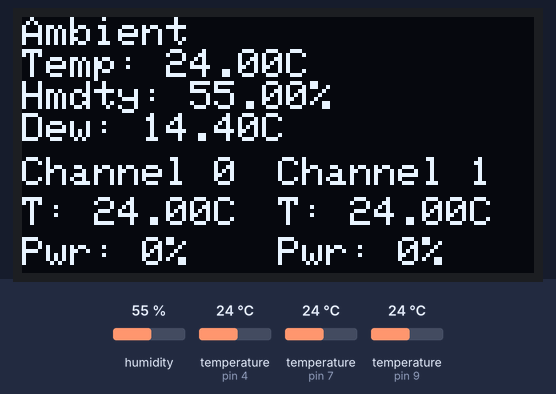
Bench run of a sketch on a simulated Arduino Uno, built with avr-gcc and run on an emulated ATmega328P. On the bench: 128×64 one-colour display. The test bench sets the inputs (shaded band); at power-on: humidity 55 %, temperature (sensors on pin 4, pin 7, pin 9) 24 °C.

Above: at 2.3 s.
2.4 s: humidity set to 22 %
At 7.3 s:
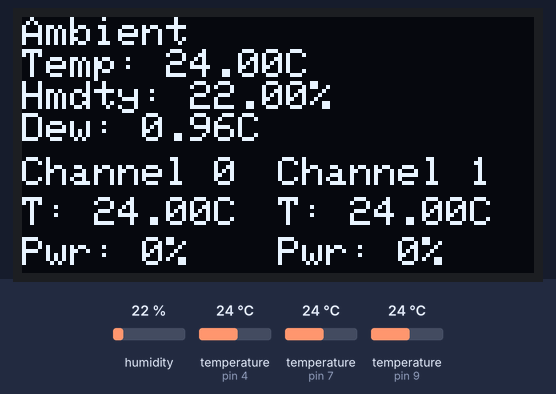
8.4 s: temperature (sensor on pin 4) set to 12 °C
At 12.3 s:
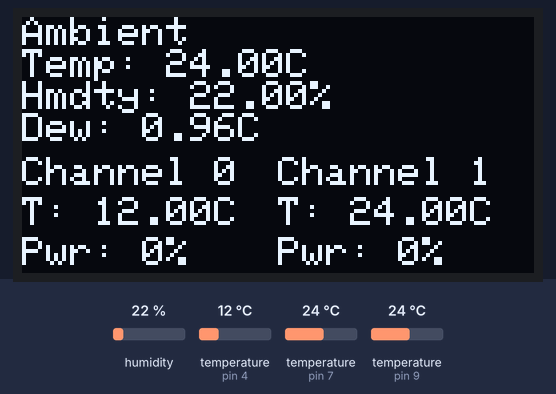
14.4 s: temperature (sensor on pin 7) set to 12 °C
At 17.4 s:
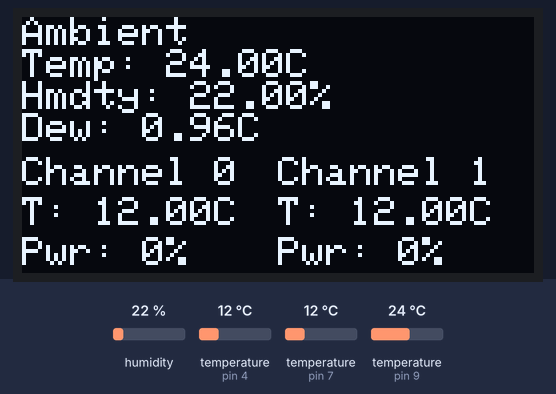
20.4 s: temperature (sensor on pin 9) set to 12 °C
At 27.4 s:
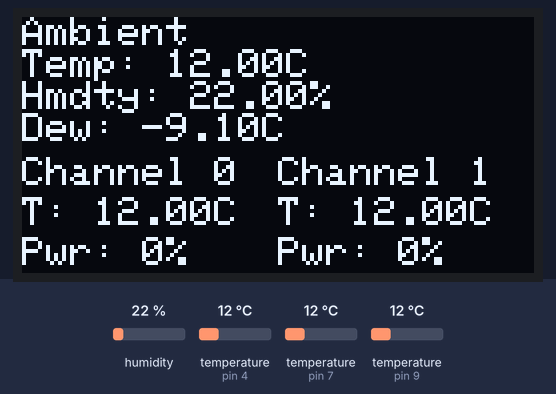
28.2 s: temperature (sensor on pin 4) set to 19 °C
34.2 s: temperature (sensor on pin 7) set to 19 °C
At 37.4 s:
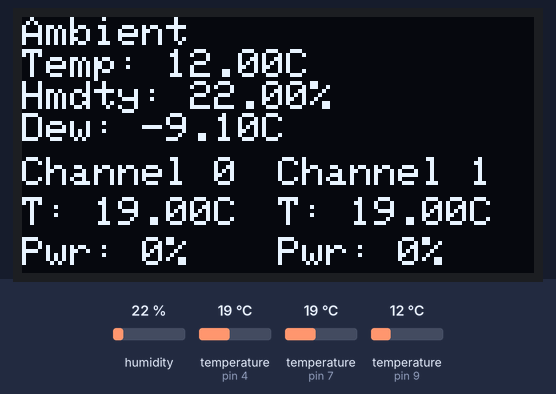
Timing chart, 0 to 38.9 s (numbered marks = the images above; inputs shaded):
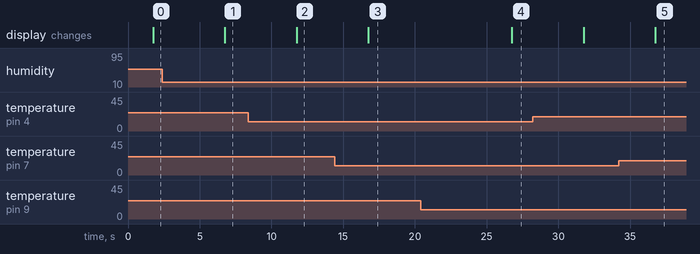

The sketch:

Dew_Cap_Heater_Controller.ino
```cpp
// Astronomy Dew Cap HEater Controller
// (c) 2019 M. Okincha

/*  Controller for multiple dew cap heaters
        * Support for two heaters
		* Measures ambient temperature and humidity and computes dew point temp
        * Monitors temperature at each heater
        * PI loop control of heaters
        * Rotary encoder with button used for manual control
        * I2C LCD for status display
*/

#include <avr/power.h> // Comment out this line for non-AVR boards (Arduino Due, etc.)
```

Dew_Cap_Heater_Controller.h
```cpp
/*------------------------------------------------------------
| Dew_Cap_Heater_Controller.h           (c) 2019 M. Okincha
|-------------------------------------------------------------
|
| PURPOSE: Main Loop
|
| DESCRIPTION: Dew Cap Heater Controller
|
| HISTORY:
|   20May11 TL from PTC controller driver.
------------------------------------------------------------*/

#ifndef	DEW_CAP_HEATER_CONTROLLER_H
#define	DEW_CAP_HEATER_CONTROLLER_H

//#define DEBUG // Define this symbol to enable debug code,
// or comment it out to disable debug code.

// debug output settings
#ifdef	DEBUG
	#define IMA_DEBUG // Define this symbol to enable debug code,
#else
//	#define IMA_DEBUG // Define this symbol to enable debug code,
              // or comment it out to disable debug code.
#endif

#ifdef  IMA_DEBUG
	#if defined(ARDUINO) && ARDUINO >= 100
		#define IMA_DEBUG_MSG_LN(value) Serial.println( F(value) )
		#define IMA_DEBUG_MSG(value) Serial.print( F(value) )
		#define IMA_DEBUG_MSG_VAL(value, format) Serial.print( value, format )
	#else
		#define IMA_DEBUG_MSG_LN(value) Serial.println( (value) )
		#define IMA_DEBUG_MSG(value) Serial.print( (value) )
		#define IMA_DEBUG_MSG_VAL(value, format) Serial.print( value, format )
	#endif
#else
    #define IMA_DEBUG_MSG_LN
    #define IMA_DEBUG_MSG
	#define IMA_DEBUG_MSG_VAL
#endif

// These are normal string-printing macros, not debug output
#if defined(ARDUINO) && ARDUINO >= 100
		#define IMA_MSG(value) Serial.print( F(value) )
		#define IMA_MSG_LN(value) Serial.println( F(value) )
		#define IMA_MSG_VAL(value, format) Serial.print( value, format )
#else
		#define IMA_MSG(value) Serial.print( (value) )
		#define IMA_MSG_LN(value) Serial.println( (value) )
		#define IMA_MSG_VAL(value, format) Serial.print( value, format )
#endif


#include <OneWire.h>					// temp sensor
#include <DallasTemperature.h>			// temp sensor

#include <DHT.h>
#include <DHT_U.h>

//	CONSTANTS

#define NUM_CHANNELS	2
#define	ROTARYSTEPS		1

#define	DEW_CAP_HEATER_CHANNEL_MAIN_SCOPE	0
#define	DEW_CAP_HEATER_CHANNEL_GUIDE_SCOPE	1

#define	DEW_CAP_HEATER_POWER_OUTPUT_MAX		255.0f

#define	DEW_TEMPERATURE_OFFSET_IN_C			5.0f		// Keep the scope a little about the Dew point
#define	SAMPLE_RATE_IN_MS					5000		// The loop sample rate

#define PID_INTEGRATOR_UPPER_LIMIT  300.0f
#define PID_INTEGRATOR_LOWER_LIMIT  -50.f

// channel 0 is the main scope - 200mm Celestron 8SE
#define	HEATER_CHANNEL0_KP	1.0f
#define	HEATER_CHANNEL0_KI	1.0f
#define	HEATER_CHANNEL0_KD	0.0f

// channel 1 is the guide scope - 80mm Orion ST80
#define	HEATER_CHANNEL1_KP	1.0f
#define	HEATER_CHANNEL1_KI	1.0f
#define	HEATER_CHANNEL1_KD	0.0f

//	DATA STRUCTURES
typedef enum  eDisplay_Status {

  DISPLAY_STATUS_BOOTING_UP,
  DISPLAY_STATUS_SHOW_STATUS,

}  tDisplay_Status;

// DHT22 Temp/humidity sensor structure
#define DHT_TYPE    DHT22     // DHT 22 (AM2302)

typedef	struct t_sTemp_Humidity_Sensor {
	DHT_Unified* 	pSensor;
	float			fTemperature_in_C;
	float			fRelative_Humidity_in_Percent;
  bool      bValid;
} t_sTemp_Humidity_Sensor;

// PID Loop structure
typedef	struct t_sPID_State {
	float	fSetPoint;
	float	fInput;
	float	fIntegralAccumulator;
	float	fKp;		// propotional constant
	float	fKi;		// integral constant
	float	fKd;		// differential constant
	float	fOutput;	//
} t_sPID_State;

// DS1820+ Temperature Sensor structure
typedef struct t_sTemp_Sensor {
	DallasTemperature*	pSensor;
	float				fReading_in_C;
	bool				bReading_Is_Good;
} t_sTemp_Sensor;

// Heater Structure
typedef struct t_sHeater {
	uint16_t	uPin;
} t_sHeater;

// Composite struct for all dew cap heater components
typedef struct t_sDew_Cap_Heater {
	t_sPID_State	sPID_State;
	t_sTemp_Sensor	sTemp_Sensor;
	t_sHeater		sHeater;
} t_sDew_Cap_Heater;

//------------------------------------------------------------
//	Function Prototypes
//------------------------------------------------------------

float	Init_Temp_Humidity_Sensor( t_sTemp_Humidity_Sensor* pSensor_Struct );
float	Get_Dew_Point_Temp_in_C( t_sTemp_Humidity_Sensor* pSensor_Struct );

float	Init_Temp_Sensor( t_sTemp_Sensor* pTemp_Sensor_Struct );
float	Get_Temperature( t_sTemp_Sensor* pTemp_Sensor_Struct );

void	Init_PI_Loop( t_sPID_State* pPID_State_Struct );
void	Run_PI_Loop( t_sPID_State* pPID_State_Struct );

void	Init_Heater_Output( t_sHeater* pHeater );
void	Set_Heater_Output( t_sHeater* pHeater, float fHeater_Power_Level );

void	Display_Show_Status( tDisplay_Status display_status );
void	Display_Show_Position( uint8_t  pos );

#endif	// DEW_CAP_HEATER_CONTROLLER_H
```

Pin_Definitions.h
```cpp
/*------------------------------------------------------------
| Pin_Definitions.h			(c) 2019 Peripheral Vision, Inc.
|-------------------------------------------------------------
|
| PURPOSE:	Define pin usage
|
| DESCRIPTION:	MCU pin assignments for the Dew Cap Heater Controller
|
| HISTORY:
| $Rev: 2615 $
| $Author: mokincha $
| $Date: 2013-01-17 17:20:04 -0800 (Thu, 17 Jan 2013) $
------------------------------------------------------------*/

#ifndef PIN_DEFINITIONS_H
#define PIN_DEFINITIONS_H

#ifdef __cplusplus
extern "C"
{
#endif


//------------------------------------------------------------
// Constants
//------------------------------------------------------------
#define	STD_IO_SERIAL	Serial

//------------------------------------------------------------
// Pin Definitions
//------------------------------------------------------------

//------------------------------------------------------------
//	Pin Definitions
//------------------------------------------------------------

//	OLED Display
#define	PIN_LCD_SCL					A4
#define	PIN_LCD_SDA					A5

// Temp/Humidity Sensor	DHT22
#define	PIN_TEMP_HUMIDITY_SENSOR	9

// Heater 0 Pin set
#define	PIN_HEATER_POWER_CH0		5
#define	PIN_TEMP_SENSOR_CH0			4

// Heater 1 Pin set
#define	PIN_HEATER_POWER_CH1		6
#define	PIN_TEMP_SENSOR_CH1			7

// Rotary Encoder
#define	PIN_KNOB_PHASE_A			2
#define	PIN_KNOB_PHASE_B			3
#define	PIN_KNOB_SWITCH				4


//------------------------------------------------------------
// Function Prototypes
//------------------------------------------------------------

#ifdef __cplusplus
} // extern "C"
#endif

#endif // PIN_DEFINITIONS_H
```

Source omitted: _Cap_Heater_Controller.cpp (20701 bytes)

Measured:
- after the input at 2.4 s, the display: changes after 4.4 s (image 1)
- after the input at 8.4 s, the display: changes after 3.4 s (image 2)
- after the input at 14.4 s, the display: changes after 2.4 s (image 3)
- after the input at 20.4 s, the display: changes after 6.4 s (image 4)
- after the input at 34.2 s, the display: changes after 2.6 s (image 5)
